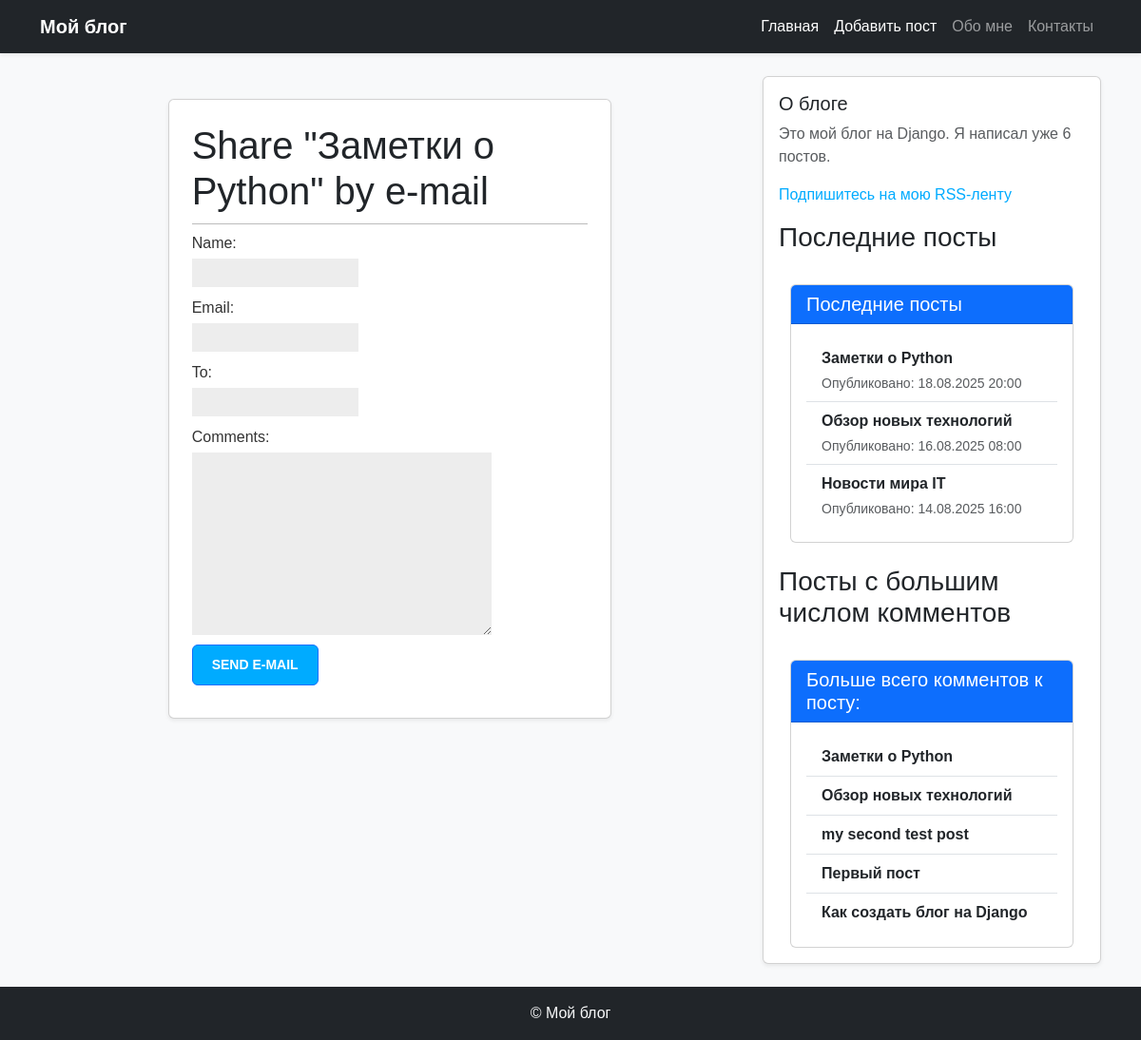
The app's page /blog/11/share/, older data.
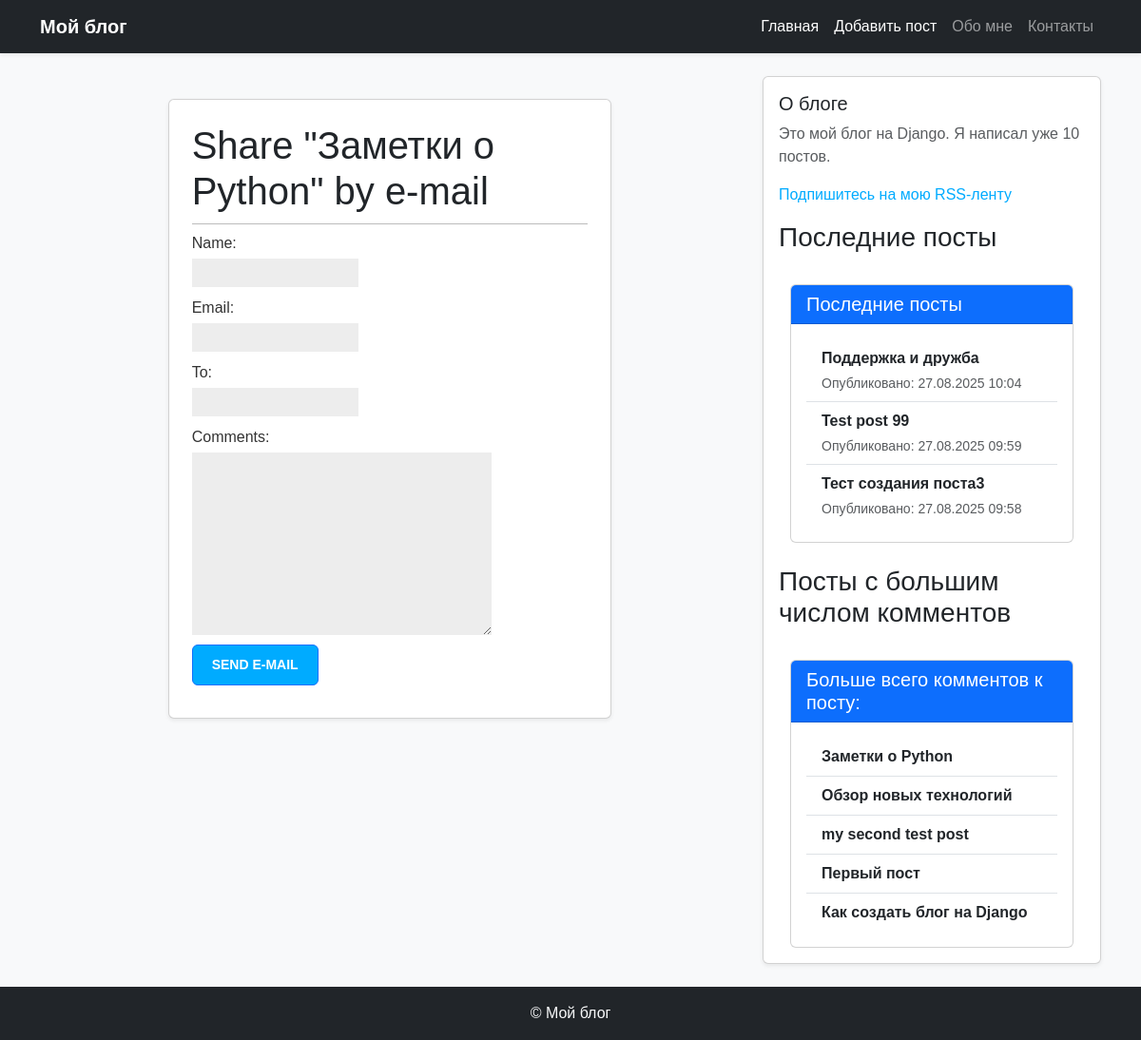
The same page, newer data.
### blog/models.py (models this page shows, shortened)
class Post(models.Model):
    class Status(models.TextChoices):
        DRAFT = 'DF', 'Draft'
        PUBLISHED = 'PB', 'Published'
    title = models.CharField(max_length=50, verbose_name='название')
    slug = models.SlugField(max_length=50, unique_for_date='publish', verbose_name='слаг')
    body = models.TextField(verbose_name='содержание')
    publish = models.DateTimeField(default=timezone.now, verbose_name='дата публикации')
    created = models.DateTimeField(auto_now_add=True, verbose_name='создан')
    updated = models.DateTimeField(auto_now=True, verbose_name='обновлен')
    status = models.CharField(max_length=2, choices=Status.choices, default=Status.DRAFT, verbose_name='статус')
    author = models.ForeignKey(User, on_delete=models.CASCADE, related_name='blog_posts', verbose_name='автор')
    objects = models.Manager()
    published = PublishManager()
    tags = TaggableManager()
    class Meta:
        ordering = ['-publish']
        verbose_name = 'пост'
        verbose_name_plural = 'посты'
        indexes = [
            models.Index(fields=['-publish']),
        ]
    def get_absolute_url(self):
        return reverse('blog:post_detail',
                       args=[
                            self.publish.year,
                            self.publish.month,
                            self.publish.day,
                            self.slug
                        ])

### blog/views.py (the view)
# urls.py: path('blog/<int:post_id>/share/', post_share, name='post_share'),
def post_share(request, post_id):
    post = get_object_or_404(Post, id=post_id, status=Post.Status.PUBLISHED)
    sent = False
    if request.method == 'POST':
        form = EmailPostForm(request.POST)
        if form.is_valid():
            cd = form.cleaned_data
            send_email(
                post=post,
                recipient_email=cd['to'],
                cd=cd['name'],
                comments=cd['comments'],
                request=request,
            )
            sent = True
    else:
        form = EmailPostForm()
    context = {
            'post': post,
            'form': form,
            'sent':sent,
        }
    return render(request, 'blog/post/share.html', context=context)

### blog/forms.py
class EmailPostForm(forms.Form):
    name = forms.CharField(max_length=25)
    email = forms.EmailField()
    to = forms.EmailField()
    comments = forms.CharField(required=False, widget=forms.Textarea)

### blog/models.py (called while the page is built)
    def get_queryset(self):
        return super().get_queryset().filter(status=Post.Status.PUBLISHED)

### blog/templatetags/blog_tags.py (called while the page is built)
@register.simple_tag
def total_posts():
    return Post.published.count()

@register.inclusion_tag('blog/post/latest_posts.html')
def show_latest_posts(count=5):
    latest_posts = Post.published.order_by('-publish')[:count]
    return {'latest_posts':latest_posts}

@register.simple_tag
def get_most_commented_posts(count=5):
    return Post.published.annotate(
        total_comments=Count('comments')
    ).order_by('-total_comments')[:count]

### blog/templates/blog/post/share.html (shortened to what this page needs)
{% extends "blog/base.html" %}
 {% block content %}
<div class="container my-4">
  <div class="row justify-content-center">
    <div class="col-md-8">
      <div class="card shadow-sm p-4">
          {% if sent %}
          <div class="alert alert-success">
            <h1>E-mail successfully sent</h1>
            <p>
            "{{ post.title }}" was successfully sent
            to {{ form.cleaned_data.to }}.
            </p>
          </div>
          {% else %}
            <h1>Share "{{ post.title }}" by e-mail</h1>
            <form method="post">{{ form.as_p }}
                <input type="submit" class="button btn btn-primary" value="Send e-mail">
            </form>
      </div>
    </div>
  </div>
</div>
  {% endif %}
 {% endblock %}

### blog/templates/blog/base.html (shortened to what this page needs)
{% load blog_tags %}
{% load static %}
<!DOCTYPE html>
<html lang="ru">
<head>
  <link rel="stylesheet" href="https://cdn.jsdelivr.net/npm/bootstrap@5.3.2/dist/css/bootstrap.min.css">
  <link href="{% static 'css/blog.css' %}" rel="stylesheet">
</head>
<body class="bg-light">
  <nav class="navbar navbar-expand-lg navbar-dark bg-dark shadow-sm">
    <div class="container">
      <a class="navbar-brand fw-bold" href="{% url 'blog:posts_list' %}">Мой блог</a>
      <div class="collapse navbar-collapse" id="navbarContent">
        <ul class="navbar-nav ms-auto">
          <li class="nav-item"><a class="nav-link active" href="{% url 'blog:index' %}">Главная</a></li>
          <li class="nav-item"><a class="nav-link active" href="{% url 'blog:post_create' %}">Добавить пост</a></li>
          <li class="nav-item"><a class="nav-link" href="#">Обо мне</a></li>
          <li class="nav-item"><a class="nav-link" href="#">Контакты</a></li>
        </ul>
      </div>
    </div>
  </nav>
  <div class="container mt-4">
    <div class="row">
      <main class="col-md-8 mb-4">
        {% block content %}{% endblock %}
      </main>
      <aside class="col-md-4">
        <div class="card shadow-sm p-3">
          <h2 class="h5">О блоге</h2>
          <p class="text-muted">
            Это мой блог на Django.
            Я написал уже {% total_posts %} постов.
          </p>
          <p>
           <a href="{% url 'blog:post_feed' %}">
             Подпишитесь на мою RSS-ленту
           </a>
          </p>
          <h3>Последние посты</h3>
            {% show_latest_posts 3 %}
          <br>
          <h3>Посты с большим числом комментов</h3>
          <div class="container mt-4">
            <div class="card">
              <div class="card-header bg-primary text-white">
                <h5 class="mb-0">Больше всего комментов к посту:</h5>
              </div>
              {% get_most_commented_posts as most_commented_posts %}
              <div class="card-body">
                <ul class="list-group list-group-flush">
                  {% for post in most_commented_posts %}
                  <li class="list-group-item">
                    <a href="{{ post.get_absolute_url }}" class="text-decoration-none fw-bold text-dark">{{ post.title }}</a>
                  </li>
                  {% endfor %}
                </ul>
              </div>
            </div>
          </div>
        </div>
      </aside>
    </div>
  </div>
  <footer class="bg-dark text-light text-center py-3 mt-4">
    <p class="mb-0">&copy; {{ now|date:"Y" }} Мой блог</p>
  </footer>
</body>
</html>

### blog/templates/blog/post/latest_posts.html
<div class="container mt-4">
  <div class="card">
    <div class="card-header bg-primary text-white">
      <h5 class="mb-0">Последние посты</h5>
    </div>
    <div class="card-body">
      <ul class="list-group list-group-flush">
        {% for post in latest_posts %}
        <li class="list-group-item">
          <a href="{{ post.get_absolute_url }}" class="text-decoration-none fw-bold text-dark">
            {{ post.title }}
          </a>
          <div class="text-muted small mt-1">
            Опубликовано: {{ post.publish|date:"d.m.Y H:i" }}
          </div>
        </li>
        {% endfor %}
      </ul>
    </div>
  </div>
</div>

Row changes from the older to the newer data that the page shows:
no longer on one of the page's lists (row unchanged): Post: title "Заметки о Python", publish "18.08.2025 20:00"
no longer on this page (row unchanged): Post: title "Новости мира IT", publish "14.08.2025 16:00", shown under "Последние посты"
no longer on one of the page's lists (row unchanged): Post: title "Обзор новых технологий", publish "16.08.2025 08:00"
added Post: title "Поддержка и дружба", publish "27.08.2025 10:04", shown under "Последние посты"
added Post: title "Test post 99", publish "27.08.2025 09:59", shown under "Последние посты"
added Post: title "Тест создания поста3", publish "27.08.2025 09:58", shown under "Последние посты"
Text that changed along with them:
text no longer shown: "6"
text now shown: "10"
